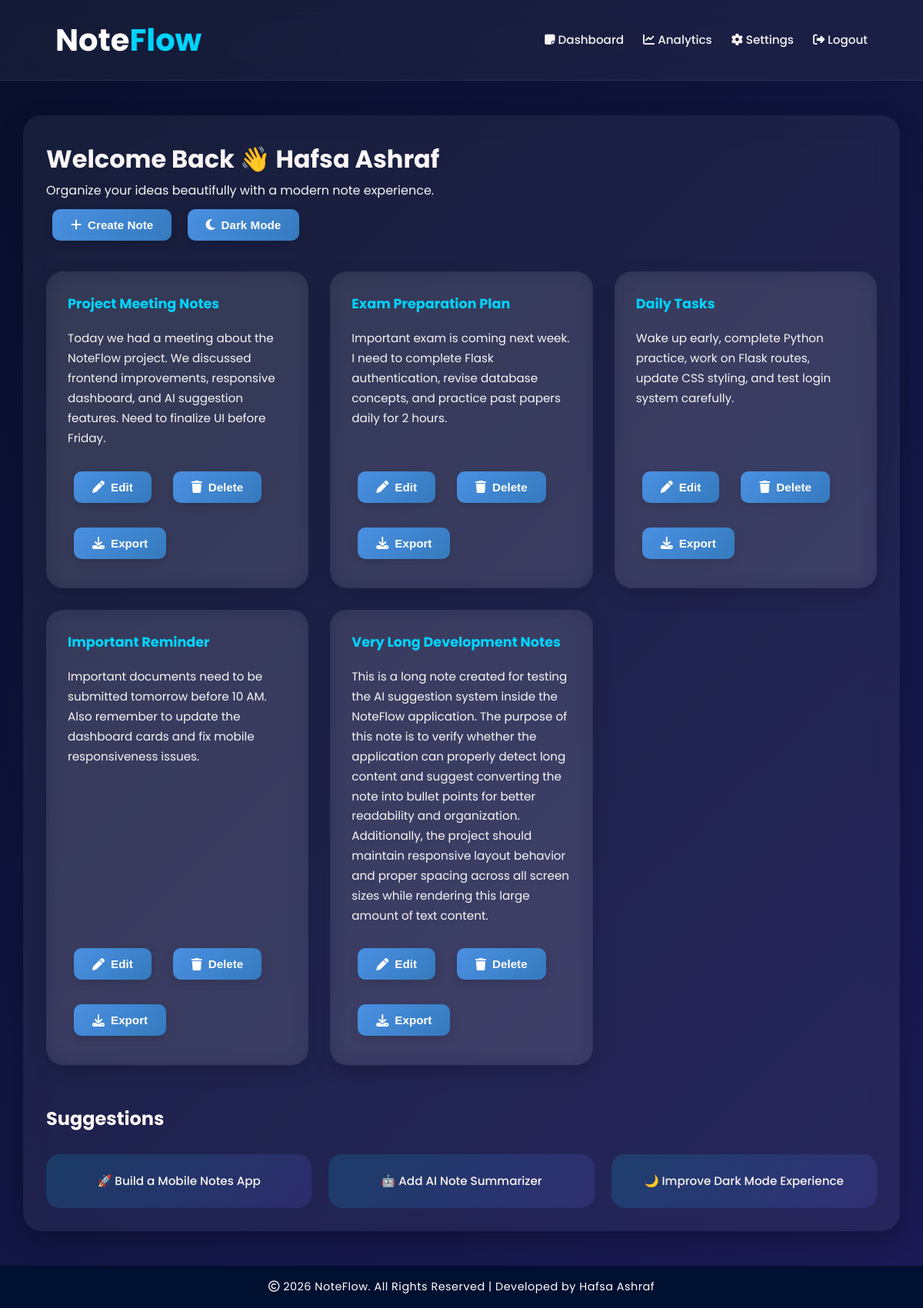
The app's page /dashboard (signed in) with its own data.
### tables this page shows
CREATE TABLE notes (
                    id INTEGER PRIMARY KEY AUTOINCREMENT,
                    user_id INTEGER NOT NULL,
                    title TEXT NOT NULL,
                    content TEXT NOT NULL,
                    pinned INTEGER DEFAULT 0,
                    created_at TEXT,
                    updated_at TEXT,
                    FOREIGN KEY(user_id) REFERENCES users(id));

### app.py (the view)
@app.route("/dashboard")
def dashboard():
    if "user_id" not in session:
        return redirect(url_for("login"))
    conn = get_db()
    notes = conn.execute(
        "SELECT * FROM notes WHERE user_id=? ORDER BY pinned DESC, created_at DESC",
        (session["user_id"],)
    ).fetchall()
    conn.close()
    return render_template("dashboard.html", notes=notes)

### app.py (called while the page is built)
def get_db():
    conn = sqlite3.connect(DB_PATH)
    conn.row_factory = sqlite3.Row
    return conn

### templates/dashboard.html
{% extends "base.html" %}
{% block content %}
<h1>Welcome Back 👋 {{ session['username'] }}</h1>
<p>Organize your ideas beautifully with a modern note experience.</p>
<a href="{{ url_for('add_note') }}"><button><i class="fa-solid fa-plus"></i> Create Note</button></a>
<button onclick="toggleDarkMode()"><i class="fa-solid fa-moon"></i> Dark Mode</button>
<div class="notes-grid">
  {% if notes %}
    {% for note in notes %}
    <div class="note-card">
      <div>
        <h3>{{ note[2] }}</h3>
        <p>{{ note[3] }}</p>
      </div>
      <div class="actions">
        <a href="{{ url_for('edit_note', id=note[0]) }}"><button><i class="fa-solid fa-pen"></i> Edit</button></a>
        <a href="{{ url_for('delete_note', id=note[0]) }}" onclick="return confirm('Delete this note?');"><button><i class="fa-solid fa-trash"></i> Delete</button></a>
        <a href="{{ url_for('download_note', id=note[0]) }}"><button><i class="fa-solid fa-download"></i> Export</button></a>
      </div>
    </div>
    {% endfor %}
  {% else %}
    <div class="note-card">
      <img src="{{ url_for('static', filename='img/empty_state.png') }}" alt="Empty State" style="max-width:200px;">
      <p>No notes yet. Start by adding one!</p>
    </div>
  {% endif %}
</div>
<h2 style="margin-top:50px;">Suggestions</h2>
<div class="suggestions-grid">
  <div class="suggestion-card">🚀 Build a Mobile Notes App</div>
  <div class="suggestion-card">🤖 Add AI Note Summarizer</div>
  <div class="suggestion-card">🌙 Improve Dark Mode Experience</div>
</div>
{% endblock %}

### templates/base.html (shortened to what this page needs)
<!DOCTYPE html>
<html  lang="en" >
<head>
  <link rel="stylesheet"
    href="https://cdnjs.cloudflare.com/ajax/libs/font-awesome/6.5.1/css/all.min.css"/>
  <link rel="stylesheet" href="{{ url_for('static', filename='css/style.css') }}">
</head>
<body class="{% if session.get('theme') == 'dark' %}dark-mode{% endif %}">
  <div class="navbar {% if session.get('theme') == 'dark' %}dark-mode{% endif %}">
  <nav>
    <div class="logo" style="font-size: 40px;">Note<span>Flow</span></div>
  <div class="nav-links">
  {% if 'user_id' in session %}
    <a href="{{ url_for('dashboard') }}"><i class="fa-solid fa-note-sticky"></i> Dashboard</a>
    <a href="{{ url_for('analytics') }}"><i class="fa-solid fa-chart-line"></i> Analytics</a>
    <a href="{{ url_for('settings') }}"><i class="fa-solid fa-gear"></i> Settings</a>
    <a href="{{ url_for('logout') }}"><i class="fa-solid fa-right-from-bracket"></i> Logout</a>
  {% else %}
    <a href="{{ url_for('home') }}"><i class="fa-solid fa-house"></i> Home</a>
    <a href="{{ url_for('login') }}"><i class="fa-solid fa-right-to-bracket"></i> Login</a>
    <a href="{{ url_for('register') }}"><i class="fa-solid fa-user-plus"></i> Register</a>
  {% endif %}
</div>
  </nav>
  <div class="container">
    {% block content %}{% endblock %}
  </div>
  <footer class="footer">
    <p><i class="fa-regular fa-copyright"></i> 2026 NoteFlow. All Rights Reserved | Developed by Hafsa Ashraf</p>
</footer>
</body>
</html>

### static/css/style.css (style rules this page uses)
:root { --primary:#00d4ff; --secondary:#000b47; --accent:#ffcc70; --text-main:#faf5f5; --text-light:#b8c4d2; --transition:all 0.35s ease; }
* { margin: 0%;; padding: 0%;; box-sizing:border-box; }
body { font-family:'Poppins',sans-serif; background:linear-gradient(135deg,#070F2B,#1B1A55); color:var(--text-main); min-height:100vh; line-height:1.7; }
nav { width:100%; padding:18px 6%; display:flex;justify-content:space-between;align-items:center; background:rgba(255,255,255,0.05); backdrop-filter:blur(16px); border-bottom:1px solid rgba(255,255,255,0.08); position:sticky;top:0;z-index:1000; }
nav .logo { font-size:1.4rem;font-weight:700;color:#fff; }
nav .logo span { color:var(--primary); }
nav .nav-links { display:flex;gap:25px; }
nav a { color:var(--text-main);text-decoration:none;font-weight:500; }
.container { width:min(1200px,90%); margin:45px auto; background:rgba(255,255,255,0.06); backdrop-filter:blur(18px); border-radius:24px; padding:45px; box-shadow:0 10px 30px rgba(0,0,0,0.25); }
button { border:none;outline:none; padding:14px 26px;border-radius:14px; cursor:pointer;font-size:0.95rem;font-weight:600; display:inline-flex;align-items:center;gap:10px; color:#fff; background:linear-gradient(135deg,var(--secondary),var(--primary)); transition:var(--transition); margin:10px 8px; }
button i { font-size:1rem; }
.notes-grid { display:grid; grid-template-columns:no-repeat(auto-fit,minmax(320px,1fr)); gap:28px; margin-top:30px; }
.note-card { background:rgba(255,255,255,0.07); backdrop-filter:blur(16px); border-radius:22px; padding:28px; display:flex; flex-direction:column; justify-content:space-between; box-shadow:0 8px 24px rgba(0,0,0,0.18); transition:var(--transition); }
.note-card h3 { margin-bottom:17px; color: #00d4ff }
.note-card p { margin-bottom:20px; }
.note-card .actions { display:flex; gap:12px; flex-wrap:wrap; }
.suggestions-grid { display:grid; grid-template-columns:repeat(auto-fit,minmax(220px,1fr)); gap:22px;margin-top:25px; }
.suggestion-card { background:linear-gradient(135deg,rgba(0,212,255,0.15),rgba(108,99,255,0.15)); border-radius:18px; padding:22px; text-align:center; font-weight:500; }
.footer { background: #001031; color: #ffffff; text-align: center; padding: 15px; margin-top: 40px; font-size: 14px; letter-spacing: 0.5px; }
.footer p { margin: 0; }
footer { margin: 0; padding: 15px; background: #0a003f; color: #fff; text-align: center; }
body, .navbar, .note-card, .auth-container, .suggestion-card, footer { transition: background-color 0.3s ease, color 0.3s ease; }
body { font-size: 16px; }
nav .logo { font-size: 1.6rem; }
nav a { font-size: 0.95rem; }
button { font-size: 0.95rem; }
.note-card h3 { font-size: 1.1rem; }
.note-card p, .suggestion-card { font-size: 0.95rem; }
.footer { font-size: 0.9rem; }
button { border: none; outline: none; padding: 12px 24px; border-radius: 10px; cursor: pointer; font-size: 0.95rem; font-weight: 600; display: inline-flex; align-items: center; gap: 8px; color: #fff; background: linear-gradient(135deg, #4a90e2, #357abd); box-shadow: 0 4px 12px rgba(0,0,0,0.15); transition: all 0.3s ease; }
button i { font-size: 1rem; }
html, body { height: 100%; margin: 0; padding: 0; }
body { display: flex; flex-direction: column; }
.container { flex: 1; }
footer { margin: 0 !important; padding: 15px; }
@media (max-width: 1200px) { .container { width: 95%; padding: 30px; } }
@media (max-width: 1200px) { .notes-grid { grid-template-columns: repeat(auto-fit, minmax(280px, 1fr)); } }

### records on screen
notes: title "Project Meeting Notes", content "Today we had a meeting about the NoteFlow project. We discussed frontend improvements, responsive dashboard, and AI suggestion features. Need to finalize UI before Friday."
notes: title "Exam Preparation Plan", content "Important exam is coming next week. I need to complete Flask authentication, revise database concepts, and practice past papers daily for 2 hours."
notes: title "Daily Tasks", content "Wake up early, complete Python practice, work on Flask routes, update CSS styling, and test login system carefully."
notes: title "Important Reminder", content "Important documents need to be submitted tomorrow before 10 AM. Also remember to update the dashboard cards and fix mobile responsiveness issues."
notes: title "Very Long Development Notes", content "This is a long note created for testing the AI suggestion system inside the NoteFlow application. The purpose of this note is to verify whether the application can properly detect long content and suggest converting the note into bullet points for better readability and organization. Additionally, the project should maintain responsive layout behavior and proper spacing across all screen sizes while rendering this large amount of text content."

### other values on screen
{{ session['username'] }} "Hafsa Ashraf"
